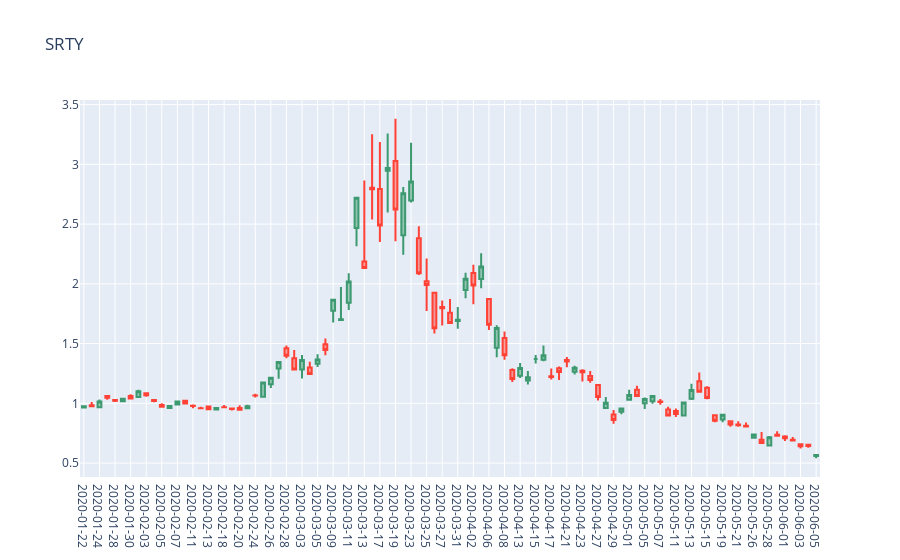
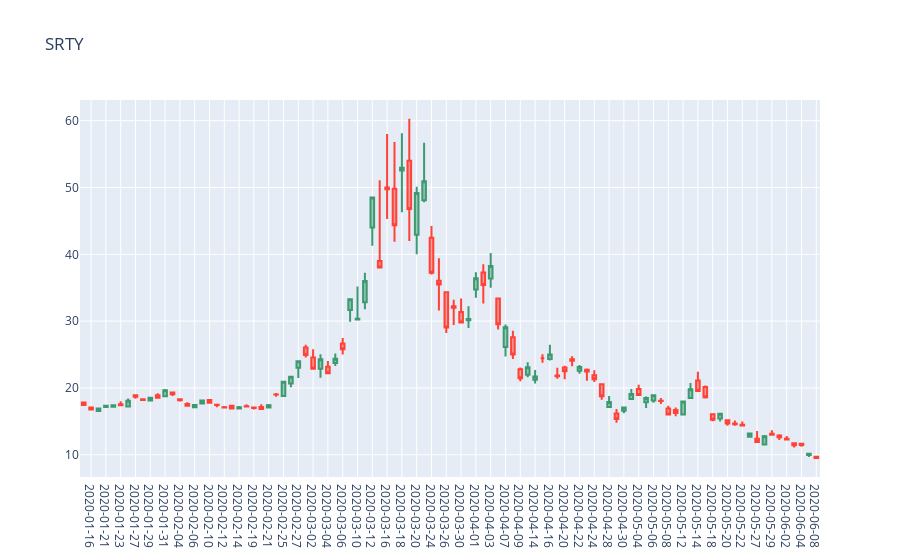

The cell these charts' notebook holds for them, in order:
### Code cell
import plotly.graph_objects as go

ticker='SRTY'
dfChart = rfmaDF[rfmaDF['ticker']==ticker]


fig = go.Figure(data=[go.Candlestick(x=dfChart['date'],
                open=dfChart['open'], high=dfChart['high'],
                low=dfChart['low'], close=dfChart['close'])
                     ])

#add xaxis_type='category' and fig.update_xaxes(autorange="reversed") to remove the datetime gaps
fig.update_layout(xaxis_type='category', xaxis_rangeslider_visible=False, title_text=ticker)
#fig.update_xaxes(autorange="reversed")
fig.show()

dfChart=cData[cData['ticker']==ticker]
fig = go.Figure(data=[go.Candlestick(x=dfChart['date'],
                open=dfChart['open'], high=dfChart['high'],
                low=dfChart['low'], close=dfChart['close'])
                     ])

#add xaxis_type='category' and fig.update_xaxes(autorange="reversed") to remove the datetime gaps
fig.update_layout(xaxis_type='category', xaxis_rangeslider_visible=False, title_text=ticker)
fig.update_xaxes(autorange="reversed")
fig.show()
